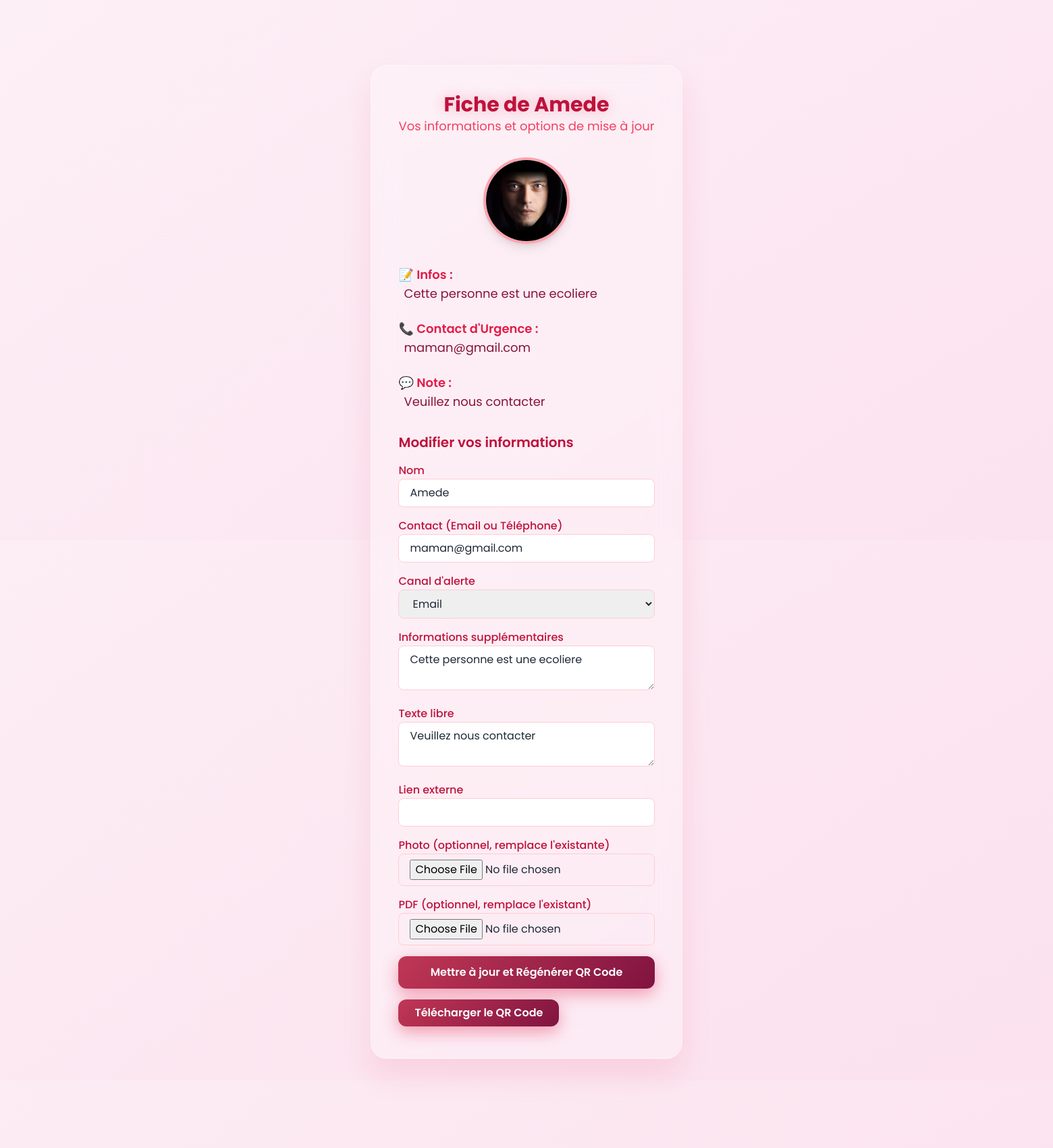
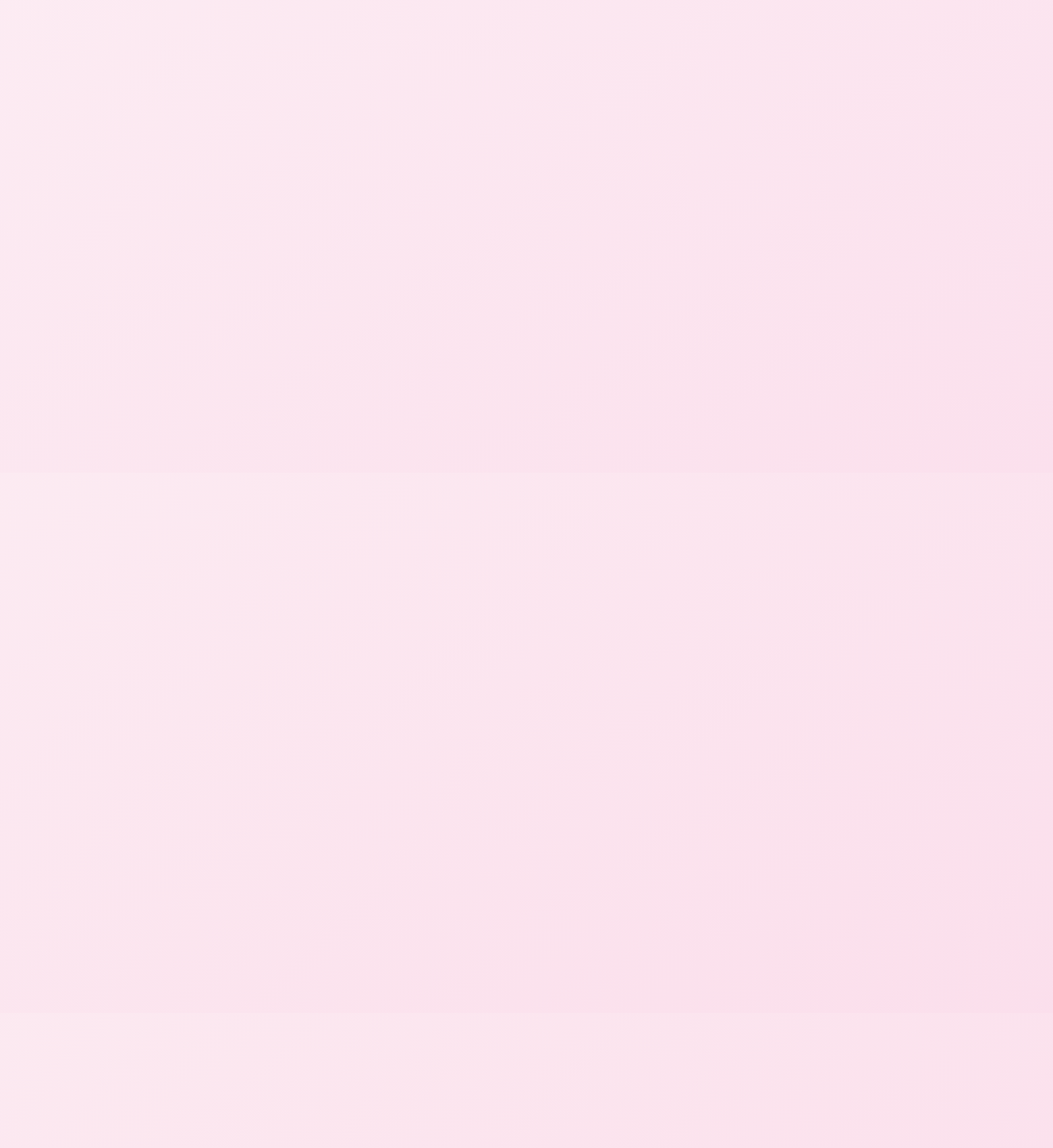
The page /fiche/226ecf5e-dd2c-4716-89ad-d7a9d72a647c (upper part) on the database its author committed (2 pictures, top to bottom).
### tables this page shows
CREATE TABLE persons (
        id INTEGER PRIMARY KEY AUTOINCREMENT,
        uuid TEXT UNIQUE,
        nom TEXT,
        infos TEXT,
        contact TEXT,
        canal_alerte TEXT,
        photo TEXT,
        pdf TEXT,
        lien TEXT,
        texte_libre TEXT
    );

### app.py (the view)
@app.route("/fiche", methods=["GET"])
@app.route("/fiche/<uuid>", methods=["GET"])
def fiche(uuid=None):
    if not uuid:
        uuid = request.args.get('uuid')
    if not uuid:
        return render_template("error.html", message="UUID manquant. Veuillez entrer un identifiant valide."), 400
    db = get_db()
    personne = db.execute("SELECT * FROM persons WHERE uuid = ?", (uuid,)).fetchone()
    if not personne:
        return render_template("error.html", message="Aucun utilisateur trouvé avec cet UUID."), 404
    return render_template("user_profile.html", p=personne, uuid=uuid, now=datetime.now())

### app.py (called while the page is built)
def get_db():
    conn = sqlite3.connect("database.db")
    conn.row_factory = sqlite3.Row
    return conn

### static/templates/user_profile.html (shortened to what this page needs)
<!DOCTYPE html>
<html lang="fr">
<head>
  <script src="https://cdn.tailwindcss.com"></script>
</head>
<body class="min-h-screen flex flex-col justify-between items-center relative z-10">
  <div class="glass-card max-w-4xl mx-4 mt-16 sm:mt-24 p-10 rounded-3xl text-gray-800 relative z-10">
    <div class="text-center mb-8">
      <h3 class="text-3xl font-bold text-rose-700 title-glow">Fiche de {{ p.nom if p else 'Utilisateur Inconnu' }}</h3>
      <p class="text-rose-500 text-lg">Vos informations et options de mise à jour</p>
    </div>
    {% if p %}
      <div class="space-y-6 text-lg">
        {% if p.photo %}
        <div class="text-center mb-8">
          <img src="{{ url_for('static', filename=p.photo.split('static/')[1]) }}"
               alt="Photo"
               class="w-32 h-32 object-cover rounded-full border-4 border-rose-300 shadow-lg mx-auto" />
        </div>
        {% endif %}
        {% if p.infos %}
        <div>
          <span class="font-semibold text-rose-600">📝 Infos :</span>
          <p class="ml-2 text-rose-900">{{ p.infos }}</p>
        </div>
        {% endif %}
        {% if p.contact %}
        <div>
          <span class="font-semibold text-rose-600">📞 Contact d'Urgence :</span>
          <p class="ml-2 text-rose-900">{{ p.contact }}</p>
        </div>
        {% endif %}
        {% if p.texte_libre %}
        <div>
          <span class="font-semibold text-rose-600">💬 Note :</span>
          <p class="ml-2 text-rose-900">{{ p.texte_libre }}</p>
        </div>
        {% endif %}
      </div>
      <div class="mt-8">
        <h4 class="text-xl font-semibold text-rose-700 mb-4">Modifier vos informations</h4>
        <form method="POST" action="{{ url_for('update', uuid=uuid) }}" enctype="multipart/form-data" class="space-y-4">
          <div>
            <label for="nom" class="block text-rose-700 font-medium">Nom</label>
            <input type="text" id="nom" name="nom" value="{{ p.nom }}" required class="w-full px-4 py-2 rounded-lg border border-rose-200 focus:outline-none focus:ring-2 focus:ring-rose-500">
          </div>
          <div>
            <label for="contact" class="block text-rose-700 font-medium">Contact (Email ou Téléphone)</label>
            <input type="text" id="contact" name="contact" value="{{ p.contact }}" required class="w-full px-4 py-2 rounded-lg border border-rose-200 focus:outline-none focus:ring-2 focus:ring-rose-500">
          </div>
          <div>
            <label for="canal_alerte" class="block text-rose-700 font-medium">Canal d'alerte</label>
            <select id="canal_alerte" name="canal_alerte" class="w-full px-4 py-2 rounded-lg border border-rose-200 focus:outline-none focus:ring-2 focus:ring-rose-500">
              <option value="email" {% if p.canal_alerte == 'email' %}selected{% endif %}>Email</option>
            </select>
          </div>
          <div>
            <label for="infos" class="block text-rose-700 font-medium">Informations supplémentaires</label>
            <textarea id="infos" name="infos" class="w-full px-4 py-2 rounded-lg border border-rose-200 focus:outline-none focus:ring-2 focus:ring-rose-500">{{ p.infos or '' }}</textarea>
          </div>
          <div>
            <label for="texte_libre" class="block text-rose-700 font-medium">Texte libre</label>
            <textarea id="texte_libre" name="texte_libre" class="w-full px-4 py-2 rounded-lg border border-rose-200 focus:outline-none focus:ring-2 focus:ring-rose-500">{{ p.texte_libre or '' }}</textarea>
          </div>
          <div>
            <label for="lien" class="block text-rose-700 font-medium">Lien externe</label>
            <input type="url" id="lien" name="lien" value="{{ p.lien or '' }}" class="w-full px-4 py-2 rounded-lg border border-rose-200 focus:outline-none focus:ring-2 focus:ring-rose-500">
          </div>
          <div>
            <label for="photo" class="block text-rose-700 font-medium">Photo (optionnel, remplace l'existante)</label>
            <input type="file" id="photo" name="photo" accept="image/*" class="w-full px-4 py-2 rounded-lg border border-rose-200">
          </div>
          <div>
            <label for="pdf" class="block text-rose-700 font-medium">PDF (optionnel, remplace l'existant)</label>
            <input type="file" id="pdf" name="pdf" accept=".pdf" class="w-full px-4 py-2 rounded-lg border border-rose-200">
          </div>
          <button type="submit" class="w-full btn-modern text-white font-semibold py-3 rounded-xl">Mettre à jour et Régénérer QR Code</button>
        </form>
        <a href="{{ url_for('download_qr', uuid=uuid) }}" class="inline-block btn-modern text-white font-semibold py-2 px-6 rounded-xl mt-4">Télécharger le QR Code</a>
      </div>
    {% else %}
      <p class="text-rose-700 text-center">Aucune information disponible pour cet UUID.</p>
    {% endif %}
  </div>
</body>
</html>

### static/templates/user_profile.html (style rules this page uses)
* { font-family: 'Poppins', sans-serif; }
body { background: linear-gradient(135deg, #fdf2f8, #fce7f3); overflow: auto; position: relative; }
body::before { content: ''; position: absolute; top: -50%; left: -50%; width: 200%; height: 200%; background: radial-gradient(circle, rgba(225, 29, 72, 0.05) 0%, transparent 70%); animation: float 20s ease-in-out infinite; z-index: 0; }
.glass-card { backdrop-filter: blur(20px); background: rgba(255, 255, 255, 0.25); border: 1px solid rgba(255, 255, 255, 0.3); box-shadow: 0 25px 45px rgba(225, 29, 72, 0.1); animation: slideIn 0.6s ease-out; }
.title-glow { text-shadow: 0 0 20px rgba(225, 29, 72, 0.3); animation: glow 3s ease-in-out infinite alternate; }
.btn-modern { background: linear-gradient(135deg, #c03755, #801340); box-shadow: 0 8px 25px rgba(225, 29, 72, 0.4); border: none; transition: all 0.3s cubic-bezier(0.4, 0, 0.2, 1); position: relative; overflow: hidden; }
.btn-modern::before { content: ''; position: absolute; top: 0; left: -100%; width: 100%; height: 100%; background: linear-gradient(90deg, transparent, rgba(255, 255, 255, 0.3), transparent); transition: left 0.6s; }

### rows shown on the page
persons: nom "Amede", photo (picture), infos "Cette personne est une ecoliere", contact "maman@gmail.com", texte_libre "Veuillez nous contacter", canal_alerte "Email"
